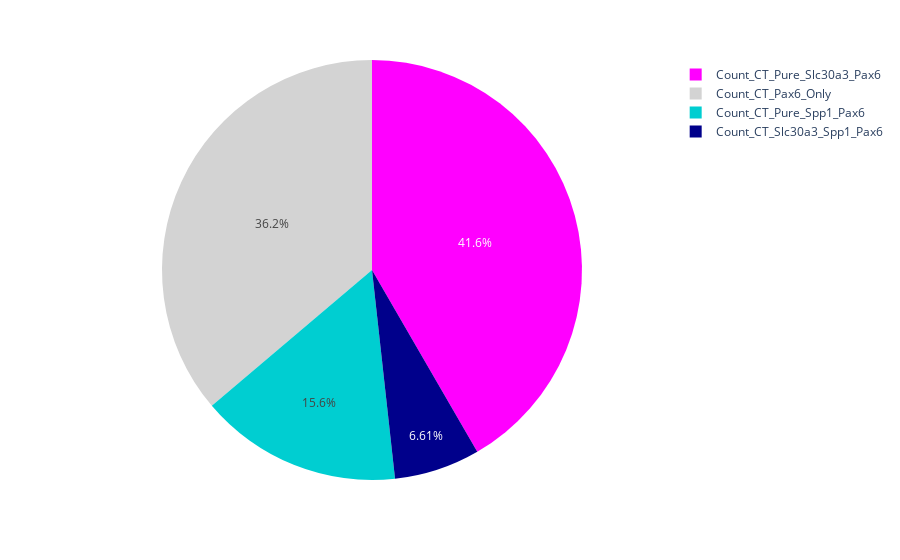

Notebook cell for this chart:
### Code cell
cols2 = [ 'Count_CT_Pure_Slc30a3_Pax6',
          'Count_CT_Pure_Spp1_Pax6',
          'Count_CT_Slc30a3_Spp1_Pax6',
          'Count_CT_Pax6_Only']

trim = cellprofilerDF#_3mice#[cellprofilerDF['Mouse ID'] == '7200-2']

fig = px.pie(trim.sum()[cols2], 
             names = trim.sum()[cols2].index, 
             values = trim.sum()[cols2],
             color_discrete_sequence= ['magenta',
                                       'lightgray',
                                       'darkturquoise',
                                       'darkblue',
                                       ],
            )


config = {
  'toImageButtonOptions': {
    'format': 'png', # one of png, svg, jpeg, webp
    'filename': 'custom_image',
    'height': 500,
    'width': 700,
    'scale':6 # Multiply title/legend/axis/canvas sizes by this factor
  }
}


fig.show()

### Figure 1 — Plotly figure (JSON) as saved in the notebook; plotly's stock layout.template omitted (floating-point values rounded to 4 significant figures)
{"data": [{"domain": {"x": [0, 1], "y": [0, 1]}, "hovertemplate": "label=%{label}<br>value=%{value}<extra></extra>", "labels": ["Count_CT_Pure_Slc30a3_Pax6", "Count_CT_Pure_Spp1_Pax6", "Count_CT_Slc30a3_Spp1_Pax6", "Count_CT_Pax6_Only"], "legendgroup": "", "name": "", "showlegend": true, "type": "pie", "values": [2974, 1111, 472, 2585]}], "layout": {"legend": {"tracegroupgap": 0}, "margin": {"t": 60}, "piecolorway": ["magenta", "lightgray", "darkturquoise", "darkblue"]}}
